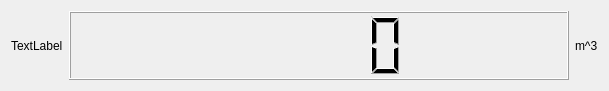
<?xml version="1.0" encoding="UTF-8"?>
<ui version="4.0">
 <class>Frame_water_meter_display_item</class>
 <widget class="QFrame" name="Frame_water_meter_display_item">
  <property name="geometry">
   <rect>
    <x>0</x>
    <y>0</y>
    <width>609</width>
    <height>91</height>
   </rect>
  </property>
  <property name="windowTitle">
   <string>Frame</string>
  </property>
  <layout class="QGridLayout" name="gridLayout">
   <item row="0" column="0">
    <layout class="QHBoxLayout" name="horizontalLayout" stretch="0,1,0">
     <item>
      <widget class="QLabel" name="label_device_name">
       <property name="text">
        <string>TextLabel</string>
       </property>
      </widget>
     </item>
     <item>
      <widget class="QLCDNumber" name="lcdNumber_measure_value"/>
     </item>
     <item>
      <widget class="QLabel" name="label">
       <property name="text">
        <string>m^3</string>
       </property>
      </widget>
     </item>
    </layout>
   </item>
  </layout>
 </widget>
 <resources/>
 <connections/>
</ui>
